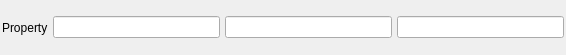
<?xml version="1.0" encoding="UTF-8"?>
<ui version="4.0">
 <class>FloatVec3Widget</class>
 <widget class="QWidget" name="FloatVec3Widget">
  <property name="geometry">
   <rect>
    <x>0</x>
    <y>0</y>
    <width>566</width>
    <height>55</height>
   </rect>
  </property>
  <property name="windowTitle">
   <string>FloatVec3Widget</string>
  </property>
  <layout class="QHBoxLayout" name="horizontalLayout">
   <property name="spacing">
    <number>5</number>
   </property>
   <property name="margin">
    <number>2</number>
   </property>
   <item>
    <widget class="QLabel" name="label">
     <property name="text">
      <string>Property</string>
     </property>
    </widget>
   </item>
   <item>
    <widget class="QLineEdit" name="xData"/>
   </item>
   <item>
    <widget class="QLineEdit" name="yData"/>
   </item>
   <item>
    <widget class="QLineEdit" name="zData"/>
   </item>
  </layout>
 </widget>
 <resources/>
 <connections/>
</ui>
